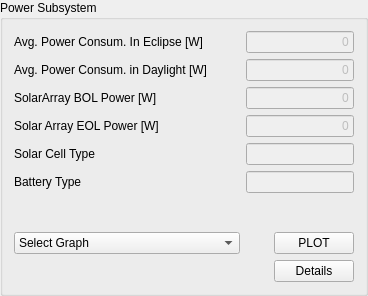
        <widget class="QGroupBox" name="groupBox_15">
         <property name="maximumSize">
          <size>
           <width>370</width>
           <height>299</height>
          </size>
         </property>
         <property name="title">
          <string>Power Subsystem</string>
         </property>
         <layout class="QGridLayout" name="gridLayout_8">
          <item row="0" column="0">
           <widget class="QLabel" name="label_108">
            <property name="sizePolicy">
             <sizepolicy hsizetype="Fixed" vsizetype="Fixed">
              <horstretch>0</horstretch>
              <verstretch>0</verstretch>
             </sizepolicy>
            </property>
            <property name="text">
             <string>Avg. Power Consum. In Eclipse [W]</string>
            </property>
            <property name="indent">
             <number>0</number>
            </property>
           </widget>
          </item>
          <item row="0" column="1" colspan="2">
           <widget class="QLineEdit" name="PowerConsumptionInEclipseLineEdit">
            <property name="enabled">
             <bool>false</bool>
            </property>
            <property name="text">
             <string>0</string>
            </property>
            <property name="alignment">
             <set>Qt::AlignRight|Qt::AlignTrailing|Qt::AlignVCenter</set>
            </property>
           </widget>
          </item>
          <item row="1" column="0">
           <widget class="QLabel" name="label_109">
            <property name="sizePolicy">
             <sizepolicy hsizetype="Fixed" vsizetype="Fixed">
              <horstretch>0</horstretch>
              <verstretch>0</verstretch>
             </sizepolicy>
            </property>
            <property name="text">
             <string>Avg. Power Consum. in Daylight [W]</string>
            </property>
            <property name="indent">
             <number>0</number>
            </property>
           </widget>
          </item>
          <item row="1" column="1" colspan="2">
           <widget class="QLineEdit" name="PowerConsumptionInDaylightLineEdit">
            <property name="enabled">
             <bool>false</bool>
            </property>
            <property name="text">
             <string>0</string>
            </property>
            <property name="alignment">
             <set>Qt::AlignRight|Qt::AlignTrailing|Qt::AlignVCenter</set>
            </property>
           </widget>
          </item>
          <item row="2" column="0">
           <widget class="QLabel" name="label_110">
            <property name="sizePolicy">
             <sizepolicy hsizetype="Fixed" vsizetype="Fixed">
              <horstretch>0</horstretch>
              <verstretch>0</verstretch>
             </sizepolicy>
            </property>
            <property name="text">
             <string>SolarArray BOL Power [W]</string>
            </property>
            <property name="indent">
             <number>0</number>
            </property>
           </widget>
          </item>
          <item row="2" column="1" colspan="2">
           <widget class="QLineEdit" name="SABOLPowerLineEdit">
            <property name="enabled">
             <bool>false</bool>
            </property>
            <property name="text">
             <string>0</string>
            </property>
            <property name="alignment">
             <set>Qt::AlignRight|Qt::AlignTrailing|Qt::AlignVCenter</set>
            </property>
           </widget>
          </item>
          <item row="3" column="0">
           <widget class="QLabel" name="label_111">
            <property name="sizePolicy">
             <sizepolicy hsizetype="Fixed" vsizetype="Fixed">
              <horstretch>0</horstretch>
              <verstretch>0</verstretch>
             </sizepolicy>
            </property>
            <property name="text">
             <string>Solar Array EOL Power [W]</string>
            </property>
            <property name="indent">
             <number>0</number>
            </property>
           </widget>
          </item>
          <item row="3" column="1" colspan="2">
           <widget class="QLineEdit" name="SAEOLPowerLineEdit">
            <property name="enabled">
             <bool>false</bool>
            </property>
            <property name="text">
             <string>0</string>
            </property>
            <property name="alignment">
             <set>Qt::AlignRight|Qt::AlignTrailing|Qt::AlignVCenter</set>
            </property>
           </widget>
          </item>
          <item row="4" column="0">
           <widget class="QLabel" name="label_112">
            <property name="sizePolicy">
             <sizepolicy hsizetype="Fixed" vsizetype="Fixed">
              <horstretch>0</horstretch>
              <verstretch>0</verstretch>
             </sizepolicy>
            </property>
            <property name="text">
             <string>Solar Cell Type</string>
            </property>
            <property name="indent">
             <number>0</number>
            </property>
           </widget>
          </item>
          <item row="4" column="1" colspan="2">
           <widget class="QLineEdit" name="SolarCellTypeLineEdit">
            <property name="enabled">
             <bool>false</bool>
            </property>
            <property name="alignment">
             <set>Qt::AlignRight|Qt::AlignTrailing|Qt::AlignVCenter</set>
            </property>
           </widget>
          </item>
          <item row="5" column="0">
           <widget class="QLabel" name="label_113">
            <property name="sizePolicy">
             <sizepolicy hsizetype="Fixed" vsizetype="Fixed">
              <horstretch>0</horstretch>
              <verstretch>0</verstretch>
             </sizepolicy>
            </property>
            <property name="text">
             <string>Battery Type</string>
            </property>
            <property name="indent">
             <number>0</number>
            </property>
           </widget>
          </item>
          <item row="5" column="1" colspan="2">
           <widget class="QLineEdit" name="BatteryTypeLineEdit">
            <property name="enabled">
             <bool>false</bool>
            </property>
            <property name="alignment">
             <set>Qt::AlignRight|Qt::AlignTrailing|Qt::AlignVCenter</set>
            </property>
           </widget>
          </item>
          <item row="6" column="0">
           <spacer name="verticalSpacer_23">
            <property name="orientation">
             <enum>Qt::Vertical</enum>
            </property>
            <property name="sizeHint" stdset="0">
             <size>
              <width>162</width>
              <height>33</height>
             </size>
            </property>
           </spacer>
          </item>
          <item row="7" column="0">
           <widget class="QComboBox" name="PowerGraphComboBox">
            <property name="sizePolicy">
             <sizepolicy hsizetype="Minimum" vsizetype="Fixed">
              <horstretch>0</horstretch>
              <verstretch>0</verstretch>
             </sizepolicy>
            </property>
            <item>
             <property name="text">
              <string>Select Graph</string>
             </property>
            </item>
            <item>
             <property name="text">
              <string>S/C Average Power Consum. - Time</string>
             </property>
            </item>
            <item>
             <property name="text">
              <string>S/C Average Power Generat. - Time</string>
             </property>
            </item>
            <item>
             <property name="text">
              <string>S/C Average Net Power - Time</string>
             </property>
            </item>
           </widget>
          </item>
          <item row="7" column="2">
           <widget class="QPushButton" name="PowerGraphPushButton">
            <property name="text">
             <string>PLOT</string>
            </property>
           </widget>
          </item>
          <item row="8" column="2">
           <widget class="QPushButton" name="PowerDetailsButton">
            <property name="text">
             <string>Details</string>
            </property>
           </widget>
          </item>
         </layout>
        </widget>
